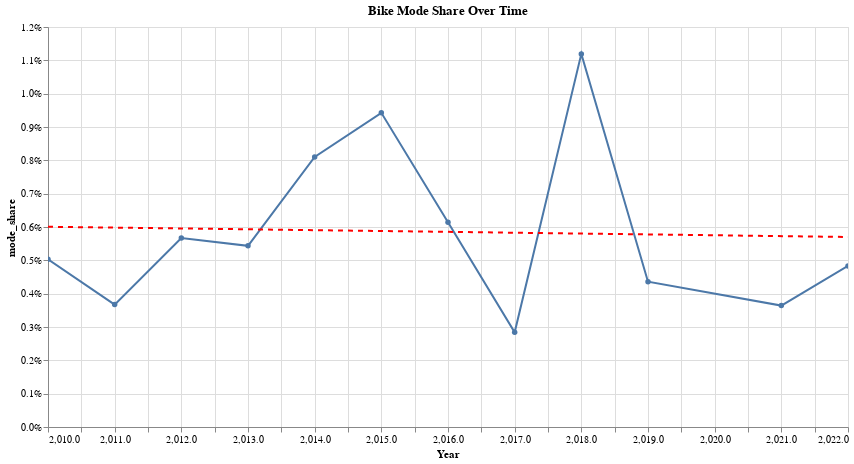

The cell this chart's notebook holds for it:
### Markdown cell above
### Altair

Altair is a nice alternative. It's derived from Vega, which is a really good javascript library

A bonus is that you can save the output as svg and even modify the vega script in an online editor.

### Code cell
import altair as alt

chart = alt.Chart(df_bike).mark_line(point=True).encode(
    x='Year',
    y=alt.Y('mode_share', axis=alt.Axis(format='%')),
    tooltip=['Year', 'mode_share']
).properties(
    width=800,
    height=400,
    title='Bike Mode Share Over Time'
)

trend = chart.transform_regression('Year', 'mode_share').mark_line(color='red', strokeDash=[5, 5])

(chart + trend).interactive()

### Figure 1 — Vega-Lite specification as saved in the notebook (floating-point values rounded to 4 significant figures)
{"config": {"view": {"continuousWidth": 300, "continuousHeight": 300}}, "layer": [{"mark": {"type": "line", "point": true}, "encoding": {"tooltip": [{"field": "Year", "type": "quantitative"}, {"field": "mode_share", "type": "quantitative"}], "x": {"field": "Year", "type": "quantitative"}, "y": {"axis": {"format": "%"}, "field": "mode_share", "type": "quantitative"}}, "name": "view_2", "title": "Bike Mode Share Over Time"}, {"mark": {"type": "line", "color": "red", "strokeDash": [5, 5]}, "encoding": {"tooltip": [{"field": "Year", "type": "quantitative"}, {"field": "mode_share", "type": "quantitative"}], "x": {"field": "Year", "type": "quantitative"}, "y": {"axis": {"format": "%"}, "field": "mode_share", "type": "quantitative"}}, "title": "Bike Mode Share Over Time", "transform": [{"on": "Year", "regression": "mode_share"}]}], "data": {"name": "data-b939e603fc351e8365c6e940c84fc50b"}, "height": 400, "params": [{"name": "param_2", "select": {"type": "interval", "encodings": ["x", "y"]}, "bind": "scales", "views": ["view_2"]}], "width": 800, "$schema": "https://vega.github.io/schema/vega-lite/v5.17.0.json", "datasets": {"data-b939e603fc351e8365c6e940c84fc50b": [{"NAME": "Palm Beach County, Florida", "B01001_001E": "1323394", "B08006_014E": "2843", "B08006_001E": "564880", "state": "12", "county": "099", "Year": 2010, "mode_share": 0.005033, "share_commute": 0.4268}, {"NAME": "Palm Beach County, Florida", "B01001_001E": "1335187", "B08006_014E": "2055", "B08006_001E": "559574", "state": "12", "county": "099", "Year": 2011, "mode_share": 0.003672, "share_commute": 0.4191}, {"NAME": "Palm Beach County, Florida", "B01001_001E": "1356545", "B08006_014E": "3330", "B08006_001E": "587191", "state": "12", "county": "099", "Year": 2012, "mode_share": 0.005671, "share_commute": 0.4329}, {"NAME": "Palm Beach County, Florida", "B01001_001E": "1372171", "B08006_014E": "3303", "B08006_001E": "607680", "state": "12", "county": "099", "Year": 2013, "mode_share": 0.005435, "share_commute": 0.4429}, {"NAME": "Palm Beach County, Florida", "B01001_001E": "1397710", "B08006_014E": "5105", "B08006_001E": "630241", "state": "12", "county": "099", "Year": 2014, "mode_share": 0.0081, "share_commute": 0.4509}, {"NAME": "Palm Beach County, Florida", "B01001_001E": "1422789", "B08006_014E": "6066", "B08006_001E": "643595", "state": "12", "county": "099", "Year": 2015, "mode_share": 0.009425, "share_commute": 0.4523}, {"NAME": "Palm Beach County, Florida", "B01001_001E": "1443810", "B08006_014E": "4035", "B08006_001E": "656745", "state": "12", "county": "099", "Year": 2016, "mode_share": 0.006144, "share_commute": 0.4549}, {"NAME": "Palm Beach County, Florida", "B01001_001E": "1471150", "B08006_014E": "1900", "B08006_001E": "668624", "state": "12", "county": "099", "Year": 2017, "mode_share": 0.002842, "share_commute": 0.4545}, {"NAME": "Palm Beach County, Florida", "B01001_001E": "1485941", "B08006_014E": "7594", "B08006_001E": "678427", "state": "12", "county": "099", "Year": 2018, "mode_share": 0.01119, "share_commute": 0.4566}, {"NAME": "Palm Beach County, Florida", "B01001_001E": "1496770", "B08006_014E": "3041", "B08006_001E": "697500", "state": "12", "county": "099", "Year": 2019, "mode_share": 0.00436, "share_commute": 0.466}, {"NAME": "Palm Beach County, Florida", "B01001_001E": "1497987", "B08006_014E": "2467", "B08006_001E": "677320", "state": "12", "county": "099", "Year": 2021, "mode_share": 0.003642, "share_commute": 0.4522}, {"NAME": "Palm Beach County, Florida", "B01001_001E": "1518477", "B08006_014E": "3421", "B08006_001E": "707799", "state": "12", "county": "099", "Year": 2022, "mode_share": 0.004833, "share_commute": 0.4661}]}}
